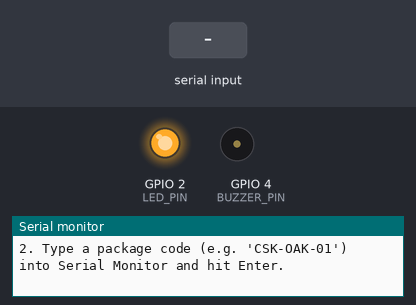
Recording of a sketch running on a simulated ESP32. Parts: output pins drawn as LEDs (lit = HIGH), buzzer (waves = sounding, pin HIGH), the last lines printed to the serial monitor. The inputs (shaded band) are chosen by the test bench. WiFi joins after 1.5 s; servers stay silent unless stated; uploads are accepted with an empty reply.

Above: at 3.9 s.
4.0 s: "1\n" received over Serial
At 4.24 s:
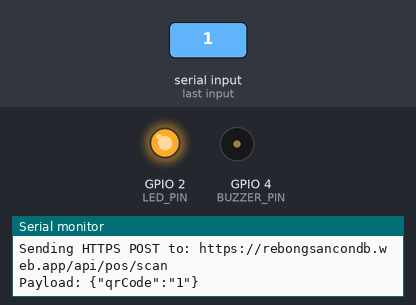
5.6 s: "1\n" received over the second serial link
At 6.66 s:
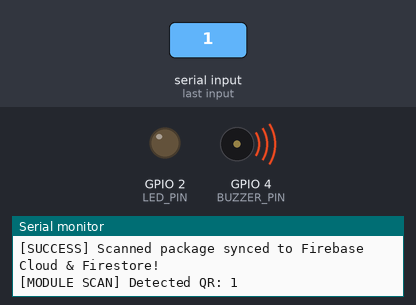
Timing chart, 0 to 8.6 s (numbered marks = the images above; inputs shaded):
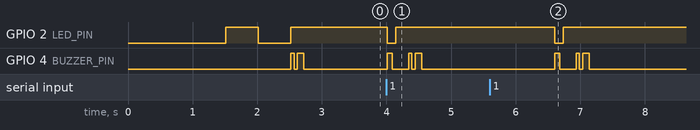

Measured:
- after the input at 4.0 s, GPIO 2 (LED_PIN): HIGH → LOW at once, → HIGH 0.13 s later; GPIO 4 (BUZZER_PIN): goes HIGH 0.08 s, LOW 0.25 s, HIGH 0.05 s, LOW 0.05 s, HIGH 0.10 s, then LOW, starting at once
- after the input at 5.6 s, GPIO 2 (LED_PIN): HIGH → LOW after 1.0 s, → HIGH 0.13 s later; GPIO 4 (BUZZER_PIN): goes HIGH 0.08 s, LOW 0.25 s, HIGH 0.05 s, LOW 0.05 s, HIGH 0.10 s, then LOW, starting after 1.0 s

The sketch:

esp32_qr_scanner.ino
```cpp
/*
 =========================================================================================
  RebongSancon Funeral Services - Smart QR Scanner ESP32 Gateway (Firebase Cloud HTTPS)
  Laguna University Capstone - Group 15 (Pascual, Pejas, Pineda)
 =========================================================================================

  Features:
  - Connects to Wi-Fi
  - Reads QR Codes via Serial/UART from GM65, Waveshare Barcode Scanner, Grow, or USB-Serial
  - Sends scanned package code via HTTPS POST to Firebase Cloud:
      https://<YOUR_PROJECT_ID>.web.app/api/pos/scan
  - Authenticates with X-API-Key header matching Firebase Secret MOBILE_API_KEY
  - Visual & Sound Feedback: Built-in LED (GPIO 2) and optional Buzzer (GPIO 4)
 =========================================================================================
*/

#include <WiFi.h>
#include <WiFiClientSecure.h>
#include <HTTPClient.h>

// 1. Wi-Fi Configuration (Replace with your local Wi-Fi credentials)
const char* ssid = "YOUR_WIFI_SSID";
const char* password = "YOUR_WIFI_PASSWORD";

// 2. Firebase Cloud Server Configuration
// Replace <PROJECT_ID> with your deployed Firebase Hosting domain (e.g., rebongsancondb)
// and set apiKey to the exact value provisioned via `firebase functions:secrets:set MOBILE_API_KEY`
const char* serverEndpoint = "https://rebongsancondb.web.app/api/pos/scan";
const char* apiKey = "REPLACE_WITH_YOUR_MOBILE_API_KEY";

// 3. Pin Assignments
#define LED_PIN 2        // Built-in Blue LED on most ESP32 Dev Boards
#define BUZZER_PIN 4     // Optional active buzzer (set to -1 if not used)
#define RXD2 16          // Hardware Serial2 RX pin for GM65 / Barcode reader
#define TXD2 17          // Hardware Serial2 TX pin for GM65 / Barcode reader

HardwareSerial qrSerial(2);

void setup() {
  Serial.begin(115200);
  delay(1000);

  pinMode(LED_PIN, OUTPUT);
  digitalWrite(LED_PIN, LOW);

  if (BUZZER_PIN != -1) {
    pinMode(BUZZER_PIN, OUTPUT);
    digitalWrite(BUZZER_PIN, LOW);
  }

  qrSerial.begin(9600, SERIAL_8N1, RXD2, TXD2);

  Serial.println("\n=======================================================");
  Serial.println(" RebongSancon Funeral Services - ESP32 Cloud QR Gateway");
  Serial.println("=======================================================");
  Serial.print("Connecting to Wi-Fi: ");
  Serial.println(ssid);

  WiFi.mode(WIFI_STA);
  WiFi.begin(ssid, password);

  int attempts = 0;
  while (WiFi.status() != WL_CONNECTED && attempts < 25) {
    delay(500);
    Serial.print(".");
    digitalWrite(LED_PIN, !digitalRead(LED_PIN));
    attempts++;
  }

  if (WiFi.status() == WL_CONNECTED) {
    digitalWrite(LED_PIN, HIGH);
    Serial.println("\n[SUCCESS] Wi-Fi Connected!");
    Serial.print("ESP32 IP Address: ");
    Serial.println(WiFi.localIP());
    Serial.print("Cloud Endpoint  : ");
    Serial.println(serverEndpoint);
    beepSuccess();
  } else {
    digitalWrite(LED_PIN, LOW);
    Serial.println("\n[WARNING] Wi-Fi not connected. Check SSID/Password.");
  }

  Serial.println("\nReady to scan QR Codes!");
  Serial.println("1. Scan physical package QR tag using the QR scanner module, OR");
  Serial.println("2. Type a package code (e.g. 'CSK-OAK-01') into Serial Monitor and hit Enter.\n");
}

void loop() {
  if (WiFi.status() != WL_CONNECTED) {
    digitalWrite(LED_PIN, LOW);
  } else {
    digitalWrite(LED_PIN, HIGH);
  }

  if (qrSerial.available()) {
    String scannedCode = qrSerial.readStringUntil('\r');
    scannedCode.trim();
    if (scannedCode.length() > 0) {
      Serial.print("\n[MODULE SCAN] Detected QR: ");
      Serial.println(scannedCode);
      handleScannedCode(scannedCode);
    }
  }

  if (Serial.available()) {
    String manualCode = Serial.readStringUntil('\n');
    manualCode.trim();
    if (manualCode.length() > 0) {
      Serial.print("\n[MANUAL TEST SCAN] Input: ");
      Serial.println(manualCode);
      handleScannedCode(manualCode);
    }
  }

  delay(20);
}

void handleScannedCode(String qrCode) {
  qrCode.trim();
  qrCode.toUpperCase();

  beepScan();

  if (WiFi.status() != WL_CONNECTED) {
    Serial.println("[ERROR] Cannot send scan: Wi-Fi is not connected.");
    return;
  }

  WiFiClientSecure client;
  // For production hardening, replace setInsecure() with client.setCACert(GOOGLE_TRUST_SERVICES_ROOT_CA)
  client.setInsecure();

  HTTPClient http;
  if (!http.begin(client, serverEndpoint)) {
    Serial.println("[ERROR] Failed to initialize HTTPS connection.");
    beepError();
    return;
  }

  http.setTimeout(10000);
  http.addHeader("Content-Type", "application/json");
  http.addHeader("X-API-Key", apiKey);

  String jsonPayload = "{\"qrCode\":\"" + qrCode + "\"}";

  Serial.print("Sending HTTPS POST to: ");
  Serial.println(serverEndpoint);
  Serial.print("Payload: ");
  Serial.println(jsonPayload);

  int httpResponseCode = http.POST(jsonPayload);

  if (httpResponseCode > 0) {
    String response = http.getString();
    Serial.print("[HTTPS ");
    Serial.print(httpResponseCode);
    Serial.println("] Response from Firebase Cloud:");
    Serial.println(response);

    if (httpResponseCode == 200 || httpResponseCode == 201) {
      beepSuccess();
      Serial.println("[SUCCESS] Scanned package synced to Firebase Cloud & Firestore!");
    } else {
      beepError();
    }
  } else {
    Serial.print("[ERROR] HTTPS POST failed, error: ");
    Serial.println(http.errorToString(httpResponseCode).c_str());
    beepError();
  }

  http.end();
}

void beepScan() {
  digitalWrite(LED_PIN, LOW);
  if (BUZZER_PIN != -1) {
    digitalWrite(BUZZER_PIN, HIGH);
    delay(80);
    digitalWrite(BUZZER_PIN, LOW);
  }
  delay(50);
  digitalWrite(LED_PIN, HIGH);
}

void beepSuccess() {
  if (BUZZER_PIN != -1) {
    digitalWrite(BUZZER_PIN, HIGH);
    delay(50);
    digitalWrite(BUZZER_PIN, LOW);
    delay(50);
    digitalWrite(BUZZER_PIN, HIGH);
    delay(100);
    digitalWrite(BUZZER_PIN, LOW);
  }
}

void beepError() {
  if (BUZZER_PIN != -1) {
    for (int i = 0; i < 3; i++) {
      digitalWrite(BUZZER_PIN, HIGH);
      delay(120);
      digitalWrite(BUZZER_PIN, LOW);
      delay(60);
    }
  }
}
```
